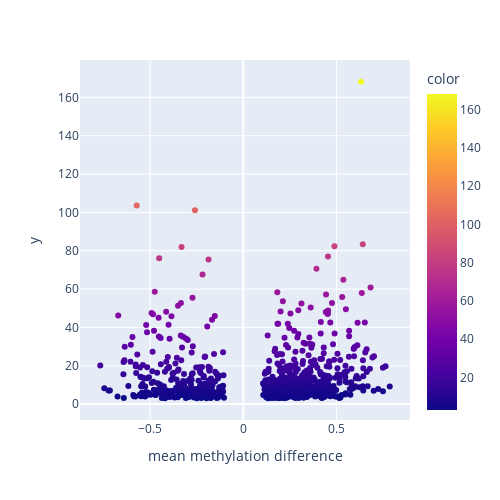

The code cell stored with this chart in its notebook:
### Markdown cell above
Adesso disegnamo un **volcano plot**, che mette in relazione le differenze in metilazione con la significatività di tali differenze. Sull'asse $x$ avremo la differenza di metilazione, mentre sull'asse $y$ applicheremo la trasformazione $-log$ al *p-value* per renderlo lineare e direttamente proporzionale alla significatività:

### Code cell
fig = px.scatter(dmrs, x = "mean methylation difference", y = -np.log(dmrs['q-value']), color = -np.log(dmrs['q-value']), 
                 width = 500, height = 500, hover_data=['chr', 'start','stop'])
fig.show()

### Figure 1 — Plotly figure (JSON) as saved in the notebook; plotly's stock layout.template omitted (floating-point values rounded to 4 significant figures; data arrays with more than 128 entries replaced by an {"elided": "..."} marker saying what was removed)
{"data": [{"customdata": {"elided": "774x3 mixed values"}, "hovertemplate": "mean methylation difference=%{x}<br>y=%{y}<br>chr=%{customdata[0]}<br>start=%{customdata[1]}<br>stop=%{customdata[2]}<br>color=%{marker.color}<extra></extra>", "legendgroup": "", "marker": {"color": {"elided": "774 float values"}, "coloraxis": "coloraxis", "symbol": "circle"}, "mode": "markers", "name": "", "orientation": "v", "showlegend": false, "type": "scatter", "x": {"elided": "774 float values"}, "xaxis": "x", "y": {"elided": "774 float values"}, "yaxis": "y"}], "layout": {"coloraxis": {"colorbar": {"title": {"text": "color"}}, "colorscale": [[0, "#0d0887"], [0.1111, "#46039f"], [0.2222, "#7201a8"], [0.3333, "#9c179e"], [0.4444, "#bd3786"], [0.5556, "#d8576b"], [0.6667, "#ed7953"], [0.7778, "#fb9f3a"], [0.8889, "#fdca26"], [1, "#f0f921"]]}, "height": 500, "legend": {"tracegroupgap": 0}, "margin": {"t": 60}, "width": 500, "xaxis": {"anchor": "y", "autorange": true, "domain": [0, 1], "range": [-0.8759, 0.8941], "title": {"text": "mean methylation difference"}, "type": "linear"}, "yaxis": {"anchor": "x", "autorange": true, "domain": [0, 1], "range": [-8.311, 179.5], "title": {"text": "y"}, "type": "linear"}}}
